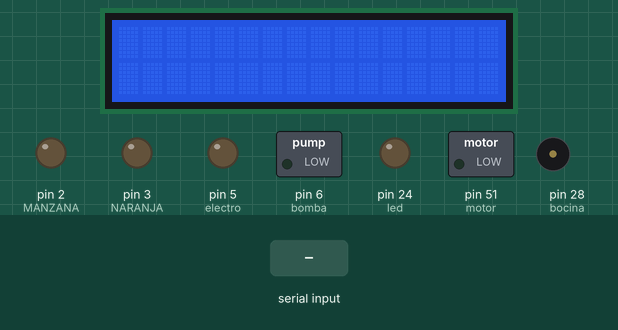
Simulated run of this sketch. Board: Arduino Mega 2560, built with avr-gcc and run on an emulated ATmega2560. Shown: 16×2 character LCD, switched loads named in the sketch (green lamp = pin HIGH), output pins drawn as LEDs (lit = HIGH), buzzer (waves = sounding, pin HIGH). The inputs (shaded band) are chosen by the test bench. What the sketch prints to the serial monitor is not drawn.

Above: at 1.2 s.
1.3 s: "Naranja \n" received over Serial
At 3.5 s:
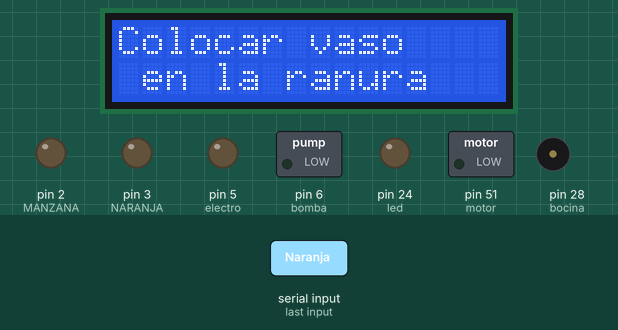
3.8 s: "confirmado\n" received over Serial
At 5.3 s:
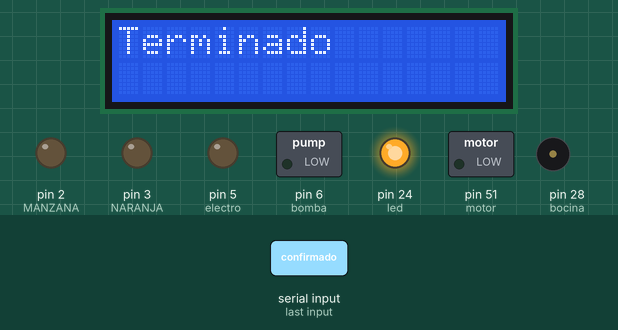
5.6 s: "Manzana \n" received over Serial
At 6.4 s:
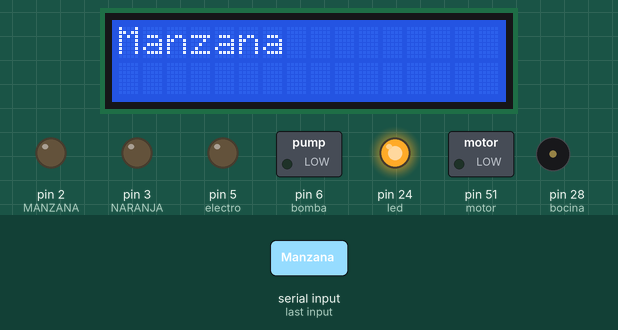
Timing chart, 0 to 8.6 s (numbered marks = the images above; inputs shaded):
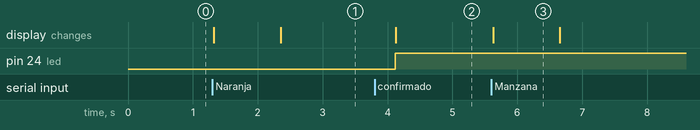

The sketch:

Todo_lo_mio_bien.ino.ino
```cpp
//librerias de lcd
#include <Wire.h>
#include <LiquidCrystal_I2C.h>
LiquidCrystal_I2C lcd(0x27, 16,2);

//defines de los pinouts
#define bomba 6
#define motor 51
#define led 24
#define electro 5
#define bocina 28
#define NARANJA 3
#define MANZANA 2

//defino el tiempo que va a tener el vaso y la jarra (en el normal y en el concentrado)
#define TIEMPO_JARRA_NORMAL 5
#define TIEMPO_VASO_NORMAL 3
#define TIEMPO_JARRA_CONCENTRADO 2
#define TIEMPO_VASO_CONCENTRADO 1
#define DELAY 20


//otras variables
String sabor;
String tamano;
String data;
String confirmado;
int contador = 0;


//FUNCION
//le entrego el pin que tiene que prender, el tiempo y si es concentrado o normal
//y la funcion le asigna un numero al tiempo y dsp combina el pin (lo prende y lo apaga) durante ese tiempo
// como el tiempo es diferente para la bomba normal o la concentrada crea diferentes tiempos para cada una
void funcion (int pin, String tamano, String tipo) {
  int tiempoConcentrado = 0;
  int tiempoNormal = 0;

  if (tamano == "Jarra") {
    tiempoNormal = TIEMPO_JARRA_NORMAL;
    tiempoConcentrado = TIEMPO_JARRA_CONCENTRADO;
  }

  if (tamano == "Vaso") {
    tiempoNormal = TIEMPO_VASO_NORMAL;
    tiempoConcentrado = TIEMPO_VASO_CONCENTRADO;
  }

  if (tipo == "Concentrado") {
    digitalWrite(pin,HIGH);
    delay(tiempoConcentrado*1000);
    digitalWrite(pin,LOW);
  }

  if (tipo == "Normal") {
    digitalWrite(pin,HIGH);
    delay(tiempoNormal*1000);
    digitalWrite(pin,LOW);
  }
}


void setup() {
  Serial.begin(9600);
  Wire.begin();
  lcd.setBacklight(HIGH);
  lcd.init();
  pinMode(bomba,OUTPUT); //Bomba
  pinMode(motor,OUTPUT);  // Motor
  pinMode(led,OUTPUT);  // LED
  pinMode(electro,OUTPUT); //Electrovalvula
  pinMode(bocina,OUTPUT); //Bocina
  pinMode(MANZANA,OUTPUT); //bomba del concentrado de manzana
  pinMode(NARANJA,OUTPUT); //bomba del concentrado de naranja
}


void loop() {

  Serial.println(contador);

  if (Serial.available() > 0 && contador == 0) { //si hay algo en el serial y contador es 0
    String input = Serial.readStringUntil('\n'); //lee hasta el salto de linea y lo almacena en input

    int index1 = input.indexOf(' '); //guarda el valor de donde haya un espacio en index1
    if (index1 != -1) { //verifica que haya un espacio
      sabor = input.substring(0,(index1 + 1)); //en sabor guarda desde el principio (index 0) hasta el espacio
      tamano = input.substring((index1 + 1)); //almacena desde el espacio hasta el final
      Serial.println(sabor);
      Serial.println(tamano);

      lcd.clear();
      lcd.setCursor(0,0);
      lcd.print(sabor);
      delay(1000);
      lcd.clear();
      lcd.setCursor(0, 0);
      lcd.print("Colocar vaso");
      lcd.setCursor(1,1);
      lcd.print("en la ranura");

      Serial.println("vasoconfirmado"); //le pregunto a timo si esta confirmado que el vaso esta ahí
      Serial.println(input);
      contador = 15; //cambia contador a 15 (no vuelve a entrar al serial de arriba)
    }
  }

  if (contador == 15 && Serial.available() > 0) { //si contador es 15 y hay algo en el serial
    delay(250);
    Serial.println("100");
    confirmado = Serial.readStringUntil('\n');
    Serial.println(confirmado);
    contador = 0; //lo cambia a 0 para que vuelva a entrar en el de arriba despues
  }


  if(confirmado == "confirmado") { //si confirmado esta confrimado que siga con el proceso
    confirmado = "";
    Serial.println("Seguir adelante");

    if(sabor == "Naranja ") {
      funcion(NARANJA,tamano,"Concentrado");
      Serial.println("Naranja");
    } else if (sabor == "Manzana ") {
      funcion(MANZANA,tamano,"Concentrado");
      Serial.println("Manzana");
    }

    funcion(bomba,tamano,"Normal");
    delay(DELAY);
    funcion(motor,tamano,"Normal");
    delay(DELAY);
    funcion(electro,tamano,"Normal");
    delay(DELAY);
    digitalWrite(led,HIGH); //prende el led para avisar que termino
    lcd.clear();
    lcd.print("Terminado");
    Serial.println("temrinado");
    sabor = "";
  }

}
```

Measured:
- after the input at 1.3 s, the display: first changes at once (image 1 shows a later state)
- after the input at 3.8 s, pin 24 (led): LOW → HIGH after 0.32 s; the display: changes after 0.33 s (image 2)
- after the input at 5.6 s, the display: changes at once (image 3)
- what the display in image 3 shows lasts 1.1 s, from 5.6 s to 6.7 s
